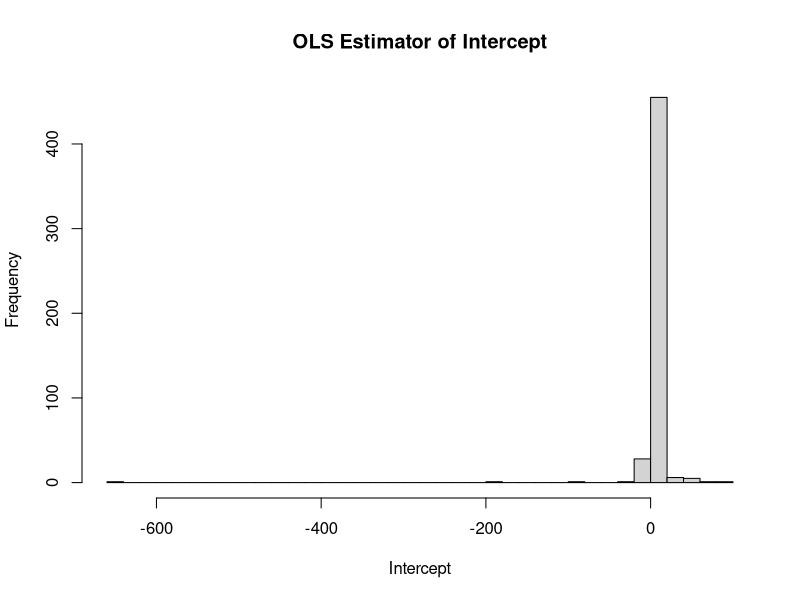
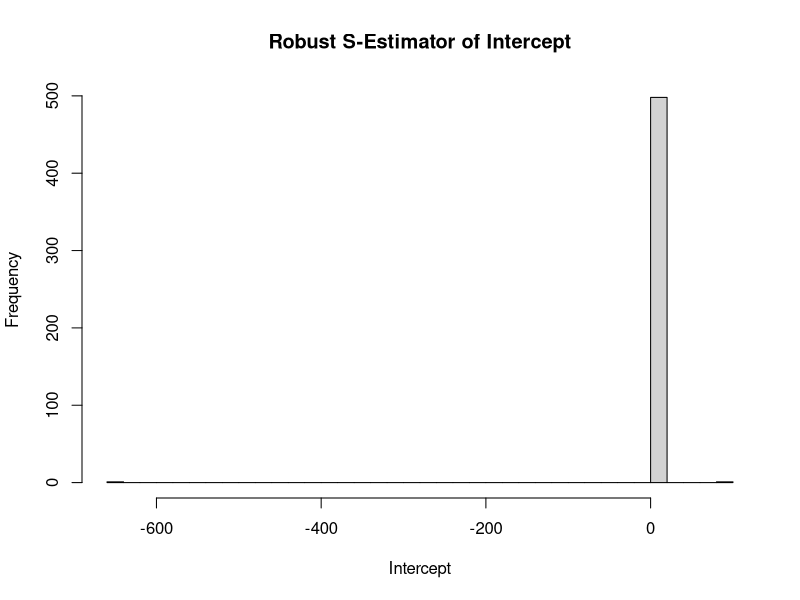
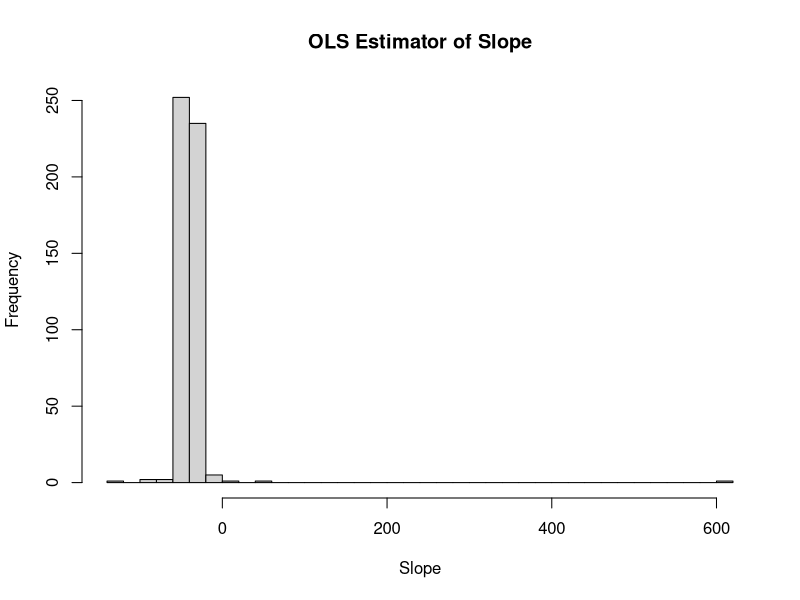
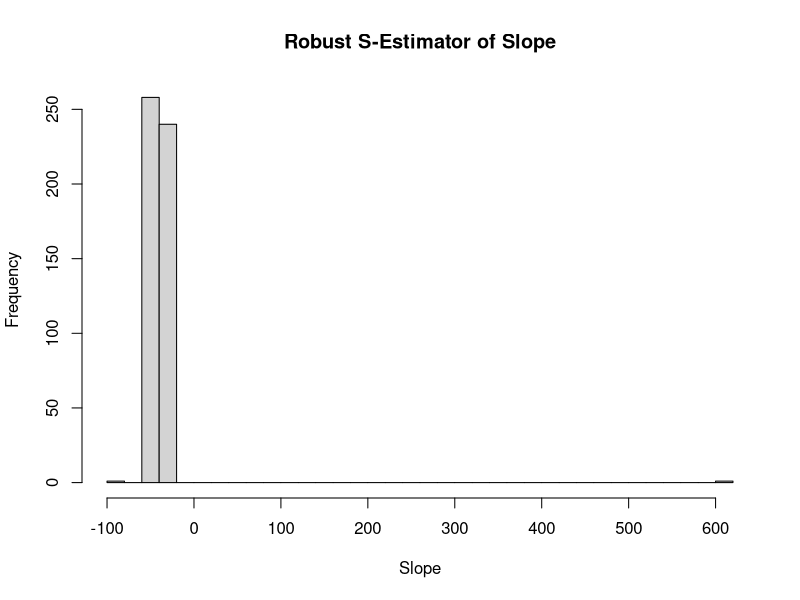

Write R code to recreate these figures, in order.
bisquare = function(x){
  k = 1
  return((x^2/2-x^4/(2*k^2)+x^6/(6*k^4))*(abs(x)<=k)+(abs(x)>k)*k^2/6)
}
W = function(x){
  k = 1
  return((1-(x/k)^2)^2*(abs(x)<=k))
}

base_b0 = 1:500
base_b1 = 1:500
robust_b0 = 1:500
robust_b1 = 1:500
for(q in 1:500){

n = 100
x = cbind(1,rnorm(n))
y = x%*%c(5,-40) + rt(n,1)

B = coef(lm(y~x[,2]))
base_b0[q] = B[1]
base_b1[q] = B[2]
old_B = B + 1
first = TRUE
while(max(old_B-B)>.05){
  resid = y-x%*%B
  if (first){
    sigma = median(abs(resid))/.6745
  }else {
    sigma = c(wi%*%resid^2)/(n*.5)
  }
  u = resid/sigma
  if (first){
    wi = c(W(u))
    first = FALSE
  }else{
    wi = c(bisquare(u)/u^2)
  }
  w = diag(x=wi,nrow = n)
  old_B = B
  B = solve(t(x)%*%w%*%x)%*%t(x)%*%w%*%y
}
robust_b0[q]=B[1]
robust_b1[q]=B[2]
}
hist(base_b0,nclass = 30,xlab = 'Intercept',main='OLS Estimator of Intercept')
hist(robust_b0,nclass = 30, xlab='Intercept',main="Robust S-Estimator of Intercept")
hist(base_b1,nclass = 30,xlab = 'Slope',main = 'OLS Estimator of Slope')
hist(robust_b1,nclass = 30, xlab = 'Slope',main="Robust S-Estimator of Slope")

